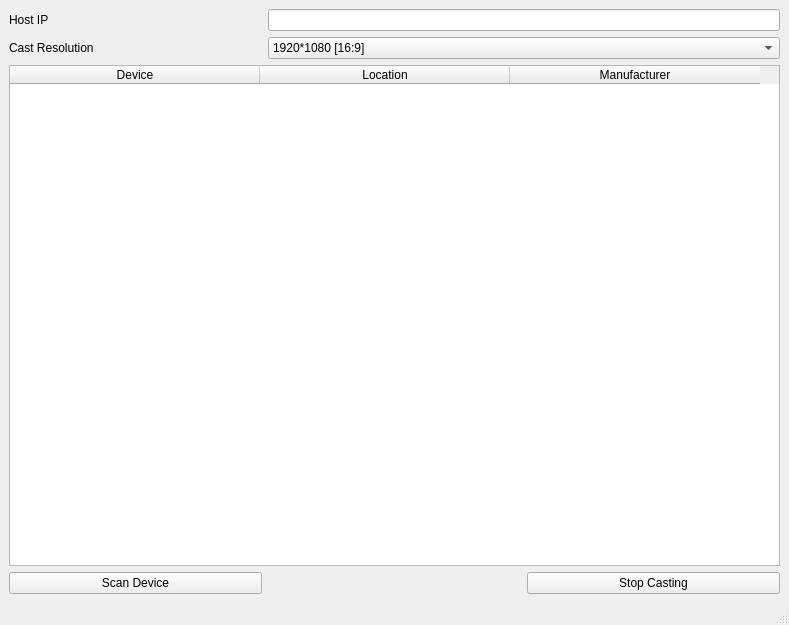
<?xml version="1.0" encoding="UTF-8"?>
<ui version="4.0">
 <class>MainWindow</class>
 <widget class="QMainWindow" name="MainWindow">
  <property name="geometry">
   <rect>
    <x>0</x>
    <y>0</y>
    <width>789</width>
    <height>625</height>
   </rect>
  </property>
  <property name="sizePolicy">
   <sizepolicy hsizetype="Fixed" vsizetype="Fixed">
    <horstretch>0</horstretch>
    <verstretch>0</verstretch>
   </sizepolicy>
  </property>
  <property name="windowTitle">
   <string>DLNA Screen Caster</string>
  </property>
  <widget class="QWidget" name="centralwidget">
   <layout class="QGridLayout" name="gridLayout">
    <item row="0" column="0">
     <widget class="QLabel" name="label">
      <property name="text">
       <string>Host IP</string>
      </property>
     </widget>
    </item>
    <item row="1" column="0">
     <widget class="QLabel" name="label_2">
      <property name="text">
       <string>Cast Resolution</string>
      </property>
     </widget>
    </item>
    <item row="2" column="0" colspan="3">
     <widget class="QTableWidget" name="device_table">
      <property name="editTriggers">
       <set>QAbstractItemView::NoEditTriggers</set>
      </property>
      <property name="selectionMode">
       <enum>QAbstractItemView::SingleSelection</enum>
      </property>
      <property name="selectionBehavior">
       <enum>QAbstractItemView::SelectRows</enum>
      </property>
      <attribute name="horizontalHeaderCascadingSectionResizes">
       <bool>false</bool>
      </attribute>
      <attribute name="horizontalHeaderDefaultSectionSize">
       <number>250</number>
      </attribute>
      <column>
       <property name="text">
        <string>Device</string>
       </property>
      </column>
      <column>
       <property name="text">
        <string>Location</string>
       </property>
      </column>
      <column>
       <property name="text">
        <string>Manufacturer</string>
       </property>
      </column>
     </widget>
    </item>
    <item row="1" column="1" colspan="2">
     <widget class="QComboBox" name="resolution_combo">
      <item>
       <property name="text">
        <string>1920*1080 [16:9]</string>
       </property>
      </item>
      <item>
       <property name="text">
        <string>1920*1200 [16:10]</string>
       </property>
      </item>
      <item>
       <property name="text">
        <string>2560*1440 [16:9]</string>
       </property>
      </item>
      <item>
       <property name="text">
        <string>2560*1600 [16:10]</string>
       </property>
      </item>
      <item>
       <property name="text">
        <string>1280x720 [16:9]</string>
       </property>
      </item>
     </widget>
    </item>
    <item row="0" column="1" colspan="2">
     <widget class="QLineEdit" name="host_ip_edit"/>
    </item>
    <item row="3" column="2">
     <widget class="QPushButton" name="stop_button">
      <property name="text">
       <string>Stop Casting</string>
      </property>
     </widget>
    </item>
    <item row="3" column="0">
     <widget class="QPushButton" name="scan_device_button">
      <property name="text">
       <string>Scan Device</string>
      </property>
     </widget>
    </item>
   </layout>
  </widget>
  <widget class="QStatusBar" name="statusbar"/>
 </widget>
 <resources/>
 <connections/>
</ui>
